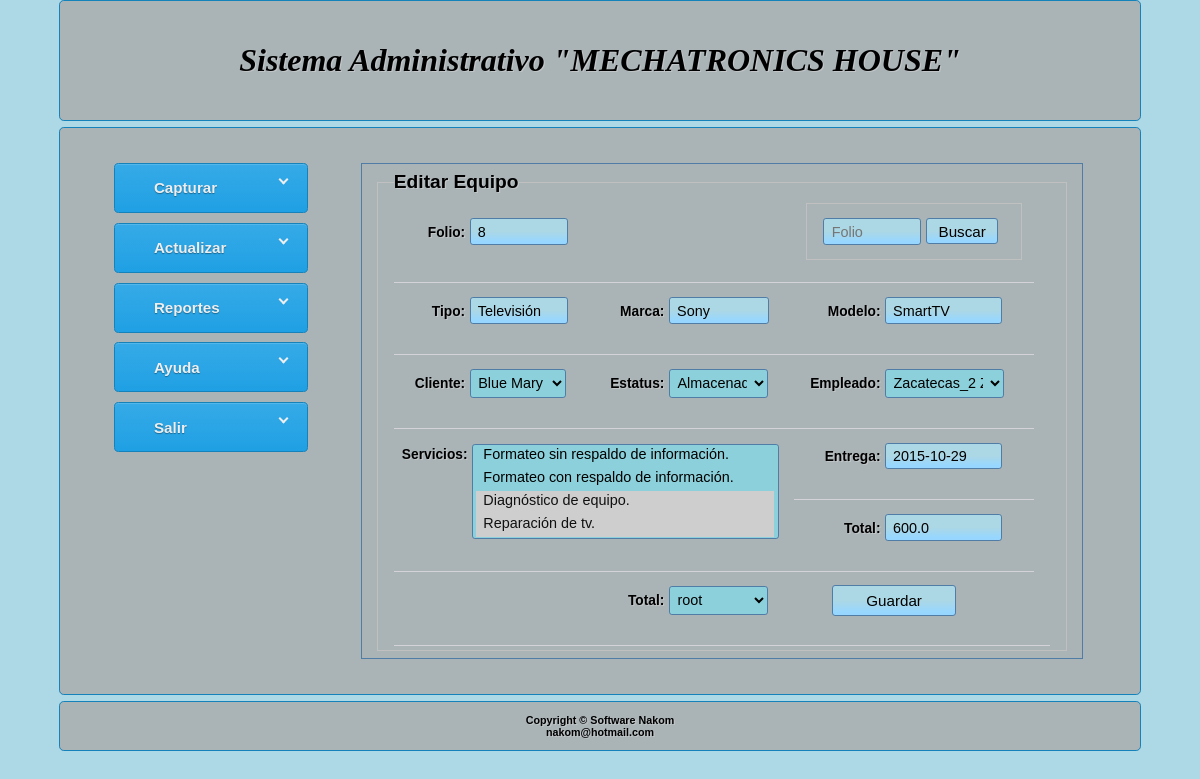
Before: /administrative/equip/edit/23/ with the older database file.
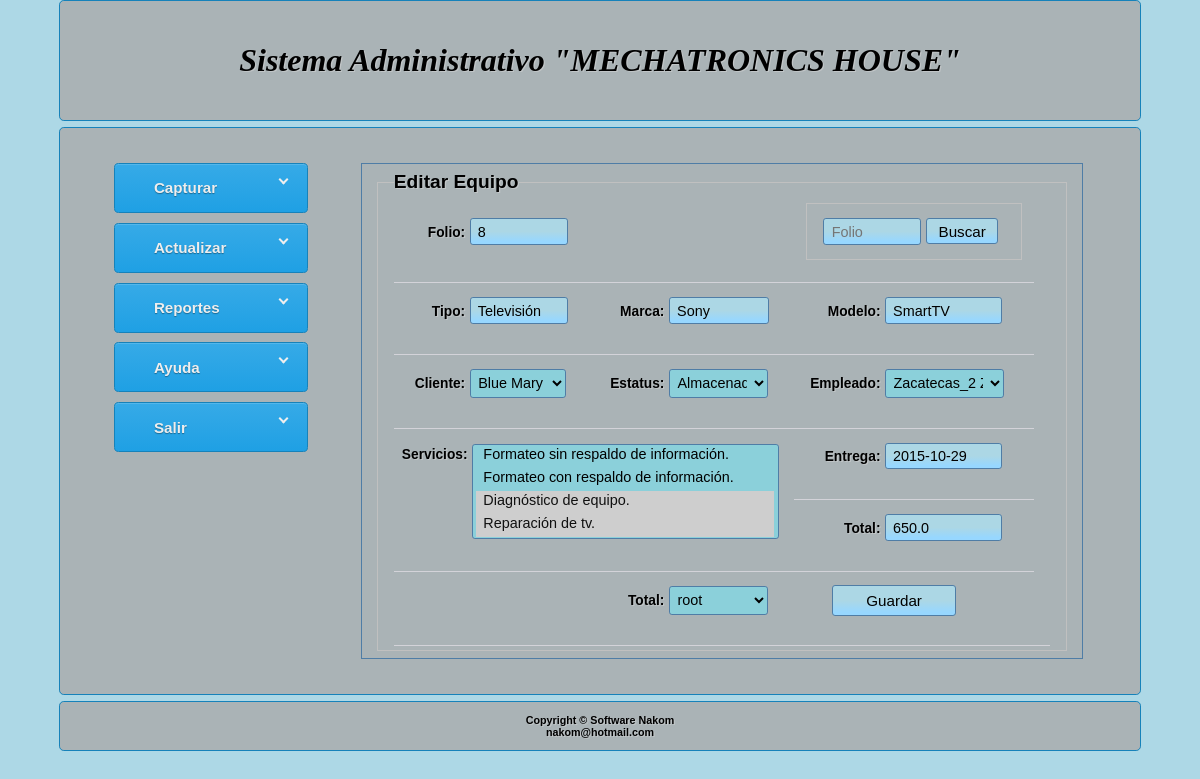
After: the same page with the newer database file.
### mechatronics/models.py (models this page shows, shortened)
class Equipo(models.Model):
    CHOICES_ESTATUS = (
        ('almacenado', 'Almacenado'),
        ('diagnosticado', 'Diagnosticado'),
        ('reparado', 'Reparado'),
        ('entregado', 'Entregado'),
        ('inreparable', 'Irreparable'),
    )
    folio = models.CharField(max_length=6, unique=True, help_text='Número de Folio')
    tipo = models.CharField(max_length=22, help_text='Información del equipo')
    marca = models.CharField(max_length=22, help_text='Marca del equipo')
    modelo = models.CharField(max_length=22, help_text='Modelo del equipo')
    ingreso = models.DateField(auto_now=True,
                               help_text='Fecha de ingreso del equipo')
    entrega = models.DateField(help_text='Fecha tentativa de entrega')
    estatus = models.CharField(max_length=13, default='almacenado',
                               choices=CHOICES_ESTATUS)
    servicios = models.ManyToManyField(Servicio,
                                       help_text='Servicios aplicados')
    total = models.FloatField(default=0.0, verbose_name='Costo total')
    cliente = models.ForeignKey(Cliente,
                                help_text='Propietario del equipo')
    empleado = models.ForeignKey(Empleado, verbose_name='Asignación',
                                 help_text='Empleado asignado al equipo')
    registro = models.ForeignKey(User, verbose_name='Registró',
                                 help_text='Usuario que registró el equipo')

### mechatronics/views.py (the view, shortened to what this page needs)
# urls.py: url(r'^administrative/equip/edit/(?P<id_equip>.*)/$', views.equip_edit),
def equip_edit(request, id_equip):
    if request.method == 'GET':
        equip = Equipo.objects.get(id=id_equip)
        form_equip = FormEquipo(instance=equip)
        p = request.GET.get('page')
        q = request.GET.dict()
        context = {'formEquip': form_equip, 'query': q, 'page': p}
        template_name = 'mechatronics/equip_edit.html'
        return render(request, template_name, context)
    return HttpResponseRedirect(url)

### mechatronics/forms.py
class FormEquipo(ModelForm):
    class Meta:
        model = Equipo
        fields = ['folio', 'tipo', 'marca', 'modelo',
                  'entrega', 'estatus', 'servicios',
                  'total', 'cliente', 'empleado', 'registro']

### mechatronics/models.py (called while the page is built)
    def __unicode__(self):
        return '%s %s' % (self.nombre, self.apellido, )

    def __unicode__(self):
        return '%s %s' % (self.nombre, self.apellido, )

    def __unicode__(self):
        return self.servicio

### mechatronics/templates/mechatronics/equip_edit.html (shortened to what this page needs)
{% extends 'mechatronics/base_equip.html' %}
{% block title_2 %} Editar Equipo {% endblock %}

### mechatronics/templates/mechatronics/base_equip.html (shortened to what this page needs)
{% extends 'mechatronics/base.html' %}
{% block right_of_nav %}
    <fieldset>
        <legend>
            {% block title_2 %}{% endblock %}
        </legend>
        <form action='.' method='POST'> {% csrf_token %}
          <table>
            <tr>
              <td> {{ formEquip.folio.errors }} <label for="id_folio"> Folio: </label> {{ formEquip.folio }}  </td>
              <td> </td>
              <td>
                <fieldset>
                    <input type="text" name="folioQuery" value=""  placeholder="Folio">
                    <input type="submit" name="submitFolio" value="Buscar" class="btn-buscar">
                </fieldset>
              </td>
            <tr>
              <td> {{ formEquip.tipo.errors }} <label for="id_tipo"> Tipo: </label> {{ formEquip.tipo }} </td>
              <td> {{ formEquip.marca.errors }} <label for='id_marca'> Marca: </label> {{ formEquip.marca }} </td>
              <td> {{ formEquip.modelo.errors }} <label for='id_modelo'> Modelo: </label> {{ formEquip.modelo }} </td>
            </tr>
            <tr>
              <td>{{ formEquip.cliente.errors }} <label for='id_cliente'> Cliente: </label> {{ formEquip.cliente }}</td>
              <td> {{ formEquip.estatus.errors }} <label for="id_estatus"> Estatus: </label> {{ formEquip.estatus }} </td>
              <td> {{ formEquip.empleado.errors }} <label for="empleado"> Empleado: </label> {{ formEquip.empleado }} </td>
            </tr>
            <tr>
              <td colspan="2" rowspan="2">
                  {{ formEquip.servicios.errors }} <label for='id_servicios'> Servicios: </label> {{formEquip.servicios}}
              </td>
              <td> {{ formEquip.entrega.errors }} <label for='id_entrega'> Entrega: </label> {{ formEquip.entrega }} </td>
            </tr>
            <tr>
              <td> {{ formEquip.total.errors }} <label for="total"> Total: </label> {{ formEquip.total }} </td>
            </tr>
            <tr>
              <td> </td>
              <td> {{ formEquip.registro.errors }} <label for="total"> Total: </label> {{ formEquip.registro }} </td>
              <td> {{ formEquip.empleado.errors }} <input type='submit' name ='submitEquip' value='Guardar' class='btn-guardar'/> </td>
              <td> </td>
            </tr>
          </table>
        </form>
    </fieldset>
{% endblock %}

Changed rows visible on the page:
changed Equipo "Televisión": total "600.0" → "650.0"
